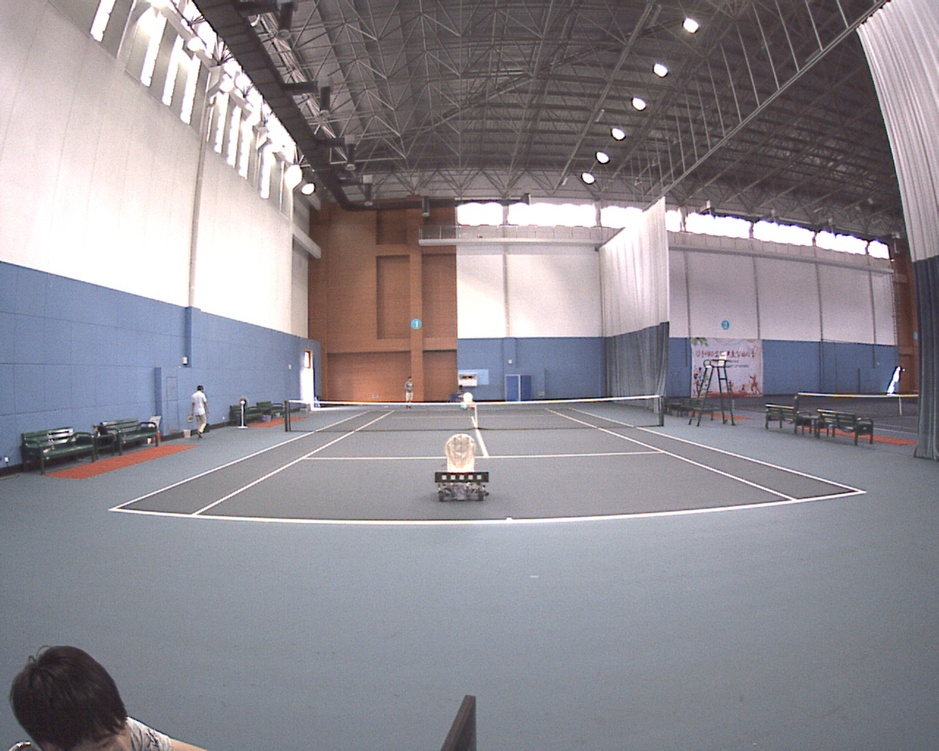
//> input picture SLIC-Superpixels/000700.jpg, 939 x 751 px, shrunk from 1280 x 1024 before the run
$ ./test_slic 000700.jpg 3 3 000738.jpg   (built with g++ and OpenCV 4)
//> lines starting //> are read from the running program, lines starting //| are printed output that depends on the picture; after the words box and inside, x2 and y2 are one past the last pixel; in counts of white or black regions, pixels touching at a corner belong together
### SLIC-Superpixels/slic.h
#ifndef SLIC_H
#define SLIC_H

/* slic.h.
 *
 * Written by: Pascal Mettes.
 *
 * This file contains the class elements of the class Slic. This class is an
 * implementation of the SLIC Superpixel algorithm by Achanta et al. [PAMI'12,
 * vol. 34, num. 11, pp. 2274-2282].
 *
 * This implementation is created for the specific purpose of creating
 * over-segmentations in an OpenCV-based environment.
 */

#include <opencv/cv.h>
#include <opencv/highgui.h>
#include <stdio.h>
#include <math.h>
#include <vector>
#include <float.h>
using namespace std;

/* 2d matrices are handled by 2d vectors. */
#define vec2dd vector<vector<double> >
#define vec2di vector<vector<int> >
#define vec2db vector<vector<bool> >
/* The number of iterations run by the clustering algorithm. */
#define NR_ITERATIONS 10

/*
 * class Slic.
 *
 * In this class, an over-segmentation is created of an image, provided by the
 * step-size (distance between initial cluster locations) and the colour
 * distance parameter.
 */
class Slic {
    private:
        /* The cluster assignments and distance values for each pixel. */
        vec2di clusters;
        vec2dd distances;

        /* The LAB and xy values of the centers. */
        vec2dd centers;
        /* The number of occurences of each center. */
        vector<int> center_counts;

        /* The step size per cluster, and the colour (nc) and distance (ns)
         * parameters. */
        int step, nc, ns;

        /* Compute the distance between a center and an individual pixel. */
        double compute_dist(int ci, CvPoint pixel, CvScalar colour);
        /* Find the pixel with the lowest gradient in a 3x3 surrounding. */
        CvPoint find_local_minimum(IplImage *image, CvPoint center);

        /* Remove and initialize the 2d vectors. */
        void clear_data();
        void init_data(IplImage *image);

    public:
        /* Class constructors and deconstructors. */
        Slic();
        ~Slic();
        vec2dd GetCenters() {return centers;};
        /* Generate an over-segmentation for an image. */
        void generate_superpixels(IplImage *image, int step, int nc);
        /* Enforce connectivity for an image. */
        void create_connectivity(IplImage *image);

        /* Draw functions. Resp. displayal of the centers and the contours. */
        void display_center_grid(IplImage *image, CvScalar colour);
        void display_contours(IplImage *image, CvScalar colour);
        void colour_with_cluster_means(IplImage *image);
};

#endif

### SLIC-Superpixels/slic.cpp
#include "slic.h"

/*
 * Constructor. Nothing is done here.
 */
Slic::Slic() {

}

/*
 * Destructor. Clear any present data.
 */
Slic::~Slic() {
    clear_data();
}

/*
 * Clear the data as saved by the algorithm.
 *
 * Input : -
 * Output: -
 */
void Slic::clear_data() {
    clusters.clear();
    distances.clear();
    centers.clear();
    center_counts.clear();
}

/*
 * Initialize the cluster centers and initial values of the pixel-wise cluster
 * assignment and distance values.
 *
 * Input : The image (IplImage*).
 * Output: -
 */
void Slic::init_data(IplImage *image) {
    /* Initialize the cluster and distance matrices. */
    for (int i = 0; i < image->width; i++) {
        vector<int> cr;
        vector<double> dr;
        for (int j = 0; j < image->height; j++) {
            cr.push_back(-1);
            dr.push_back(FLT_MAX);
        }
        clusters.push_back(cr);
        distances.push_back(dr);
    }

    /* Initialize the centers and counters. */
    for (int i = step; i < image->width - step/2; i += step) {
        for (int j = step; j < image->height - step/2; j += step) {
            vector<double> center;
            /* Find the local minimum (gradient-wise). */
            CvPoint nc = find_local_minimum(image, cvPoint(i,j));
            CvScalar colour = cvGet2D(image, nc.y, nc.x);

            /* Generate the center vector. */
            center.push_back(colour.val[0]);
            center.push_back(colour.val[1]);
            center.push_back(colour.val[2]);
            center.push_back(nc.x);
            center.push_back(nc.y);

            /* Append to vector of centers. */
            centers.push_back(center);
            center_counts.push_back(0);
        }
    }
}

/*
 * Compute the distance between a cluster center and an individual pixel.
 *
 * Input : The cluster index (int), the pixel (CvPoint), and the Lab values of
 *         the pixel (CvScalar).
 * Output: The distance (double).
 */
double Slic::compute_dist(int ci, CvPoint pixel, CvScalar colour) {
    double dc = sqrt(pow(centers[ci][0] - colour.val[0], 2) + pow(centers[ci][1]
            - colour.val[1], 2) + pow(centers[ci][2] - colour.val[2], 2));
    double ds = sqrt(pow(centers[ci][3] - pixel.x, 2) + pow(centers[ci][4] - pixel.y, 2));

    return sqrt(pow(dc / nc, 2) + pow(ds / ns, 2));

    //double w = 1.0 / (pow(ns / nc, 2));
    //return sqrt(dc) + sqrt(ds * w);
}

/*
 * Find a local gradient minimum of a pixel in a 3x3 neighbourhood. This
 * method is called upon initialization of the cluster centers.
 *
 * Input : The image (IplImage*) and the pixel center (CvPoint).
 * Output: The local gradient minimum (CvPoint).
 */
CvPoint Slic::find_local_minimum(IplImage *image, CvPoint center) {
    double min_grad = FLT_MAX;
    CvPoint loc_min = cvPoint(center.x, center.y);

    for (int i = center.x-1; i < center.x+2; i++) {
        for (int j = center.y-1; j < center.y+2; j++) {
            CvScalar c1 = cvGet2D(image, j+1, i);
            CvScalar c2 = cvGet2D(image, j, i+1);
            CvScalar c3 = cvGet2D(image, j, i);
            /* Convert colour values to grayscale values. */
            double i1 = c1.val[0];
            double i2 = c2.val[0];
            double i3 = c3.val[0];
            /*double i1 = c1.val[0] * 0.11 + c1.val[1] * 0.59 + c1.val[2] * 0.3;
            double i2 = c2.val[0] * 0.11 + c2.val[1] * 0.59 + c2.val[2] * 0.3;
            double i3 = c3.val[0] * 0.11 + c3.val[1] * 0.59 + c3.val[2] * 0.3;*/

            /* Compute horizontal and vertical gradients and keep track of the
               minimum. */
            if (sqrt(pow(i1 - i3, 2)) + sqrt(pow(i2 - i3,2)) < min_grad) {
                min_grad = fabs(i1 - i3) + fabs(i2 - i3);
                loc_min.x = i;
                loc_min.y = j;
            }
        }
    }

    return loc_min;
}

/*
 * Compute the over-segmentation based on the step-size and relative weighting
 * of the pixel and colour values.
 *
 * Input : The Lab image (IplImage*), the stepsize (int), and the weight (int).
 * Output: -
 */
void Slic::generate_superpixels(IplImage *image, int step, int nc) {
    this->step = step;
    this->nc = nc;
    this->ns = step;

    /* Clear previous data (if any), and re-initialize it. */
    clear_data();
    init_data(image);

    /* Run EM for 10 iterations (as prescribed by the algorithm). */
    for (int i = 0; i < NR_ITERATIONS; i++) {
        /* Reset distance values. */
        for (int j = 0; j < image->width; j++) {
            for (int k = 0;k < image->height; k++) {
                distances[j][k] = FLT_MAX;
            }
        }

        for (int j = 0; j < (int) centers.size(); j++) {
            /* Only compare to pixels in a 2 x step by 2 x step region. */
            for (int k = centers[j][3] - step; k < centers[j][3] + step; k++) {
                for (int l = centers[j][4] - step; l < centers[j][4] + step; l++) {

                    if (k >= 0 && k < image->width && l >= 0 && l < image->height) {
                        CvScalar colour = cvGet2D(image, l, k);
                        double d = compute_dist(j, cvPoint(k,l), colour);

                        /* Update cluster allocation if the cluster minimizes the
                           distance. */
                        if (d < distances[k][l]) {
                            distances[k][l] = d;
                            clusters[k][l] = j;
                        }
                    }
                }
            }
        }

        /* Clear the center values. */
        for (int j = 0; j < (int) centers.size(); j++) {
            centers[j][0] = centers[j][1] = centers[j][2] = centers[j][3] = centers[j][4] = 0;
            center_counts[j] = 0;
        }

        /* Compute the new cluster centers. */
        for (int j = 0; j < image->width; j++) {
            for (int k = 0; k < image->height; k++) {
                int c_id = clusters[j][k];

                if (c_id != -1) {
                    CvScalar colour = cvGet2D(image, k, j);

                    centers[c_id][0] += colour.val[0];
                    centers[c_id][1] += colour.val[1];
                    centers[c_id][2] += colour.val[2];
                    centers[c_id][3] += j;
                    centers[c_id][4] += k;

                    center_counts[c_id] += 1;
                }
            }
        }

        /* Normalize the clusters. */
        for (int j = 0; j < (int) centers.size(); j++) {
            centers[j][0] /= center_counts[j];
            centers[j][1] /= center_counts[j];
            centers[j][2] /= center_counts[j];
            centers[j][3] /= center_counts[j];
            centers[j][4] /= center_counts[j];
        }
    }
}

/*
 * Enforce connectivity of the superpixels. This part is not actively discussed
 * in the paper, but forms an active part of the implementation of the authors
 * of the paper.
 *
 * Input : The image (IplImage*).
 * Output: -
 */
void Slic::create_connectivity(IplImage *image) {
    int label = 0, adjlabel = 0;
    const int lims = (image->width * image->height) / ((int)centers.size());

    const int dx4[4] = {-1,  0,  1,  0};
	const int dy4[4] = { 0, -1,  0,  1};

    /* Initialize the new cluster matrix. */
    vec2di new_clusters;
    for (int i = 0; i < image->width; i++) {
        vector<int> nc;
        for (int j = 0; j < image->height; j++) {
            nc.push_back(-1);
        }
        new_clusters.push_back(nc);
    }

    for (int i = 0; i < image->width; i++) {
        for (int j = 0; j < image->height; j++) {
            if (new_clusters[i][j] == -1) {
                vector<CvPoint> elements;
                elements.push_back(cvPoint(i, j));

                /* Find an adjacent label, for possible use later. */
                for (int k = 0; k < 4; k++) {
                    int x = elements[0].x + dx4[k], y = elements[0].y + dy4[k];

                    if (x >= 0 && x < image->width && y >= 0 && y < image->height) {
                        if (new_clusters[x][y] >= 0) {
                            adjlabel = new_clusters[x][y];
                        }
                    }
                }

                int count = 1;
                for (int c = 0; c < count; c++) {
                    for (int k = 0; k < 4; k++) {
                        int x = elements[c].x + dx4[k], y = elements[c].y + dy4[k];

                        if (x >= 0 && x < image->width && y >= 0 && y < image->height) {
                            if (new_clusters[x][y] == -1 && clusters[i][j] == clusters[x][y]) {
                                elements.push_back(cvPoint(x, y));
                                new_clusters[x][y] = label;
                                count += 1;
                            }
                        }
                    }
                }

                /* Use the earlier found adjacent label if a segment size is
                   smaller than a limit. */
                if (count <= lims >> 4) {
                    for (int c = 0; c < count; c++) {
                        new_clusters[elements[c].x][elements[c].y] = adjlabel;
                    }
                    label -= 1;
                }
                label += 1;
            }
        }
    }
}

/*
 * Display the cluster centers.
 *
 * Input : The image to display upon (IplImage*) and the colour (CvScalar).
 * Output: -
 */
void Slic::display_center_grid(IplImage *image, CvScalar colour) {
    for (int i = 0; i < (int) centers.size(); i++) {
        cvCircle(image, cvPoint(centers[i][3], centers[i][4]), 0, colour, 0);
    }
}

/*
 * Display a single pixel wide contour around the clusters.
 *
 * Input : The target image (IplImage*) and contour colour (CvScalar).
 * Output: -
 */
void Slic::display_contours(IplImage *image, CvScalar colour) {
    const int dx8[8] = {-1, -1,  0,  1, 1, 1, 0, -1};
	const int dy8[8] = { 0, -1, -1, -1, 0, 1, 1,  1};

	/* Initialize the contour vector and the matrix detailing whether a pixel
	 * is already taken to be a contour. */
	vector<CvPoint> contours;
	vec2db istaken;
	for (int i = 0; i < image->width; i++) {
        vector<bool> nb;
        for (int j = 0; j < image->height; j++) {
            nb.push_back(false);
        }
        istaken.push_back(nb);
    }

    /* Go through all the pixels. */
    for (int i = 0; i < image->width; i++) {
        for (int j = 0; j < image->height; j++) {
            int nr_p = 0;

            /* Compare the pixel to its 8 neighbours. */
            for (int k = 0; k < 8; k++) {
                int x = i + dx8[k], y = j + dy8[k];

                if (x >= 0 && x < image->width && y >= 0 && y < image->height) {
                    if (istaken[x][y] == false && clusters[i][j] != clusters[x][y]) {
                        nr_p += 1;
                    }
                }
            }

            /* Add the pixel to the contour list if desired. */
            if (nr_p >= 2) {
                contours.push_back(cvPoint(i,j));
                istaken[i][j] = true;
            }
        }
    }

    /* Draw the contour pixels. */
    for (int i = 0; i < (int)contours.size(); i++) {
        cvSet2D(image, contours[i].y, contours[i].x, colour);
    }
}

/*
 * Give the pixels of each cluster the same colour values. The specified colour
 * is the mean RGB colour per cluster.
 *
 * Input : The target image (IplImage*).
 * Output: -
 */
void Slic::colour_with_cluster_means(IplImage *image) {
    vector<CvScalar> colours(centers.size());

    /* Gather the colour values per cluster. */
    for (int i = 0; i < image->width; i++) {
        for (int j = 0; j < image->height; j++) {
            int index = clusters[i][j];
            CvScalar colour = cvGet2D(image, j, i);

            colours[index].val[0] += colour.val[0];
            colours[index].val[1] += colour.val[1];
            colours[index].val[2] += colour.val[2];
        }
    }

    /* Divide by the number of pixels per cluster to get the mean colour. */
    for (int i = 0; i < (int)colours.size(); i++) {
        colours[i].val[0] /= center_counts[i];
        colours[i].val[1] /= center_counts[i];
        colours[i].val[2] /= center_counts[i];
    }

    /* Fill in. */
    for (int i = 0; i < image->width; i++) {
        for (int j = 0; j < image->height; j++) {
            CvScalar ncolour = colours[clusters[i][j]];
            cvSet2D(image, j, i, ncolour);
        }
    }
}

### SLIC-Superpixels/test_slic.cpp
/*
 * test_slic.cpp.
 *
 * Written by: Pascal Mettes.
 *
 * This file creates an over-segmentation of a provided image based on the SLIC
 * superpixel algorithm, as implemented in slic.h and slic.cpp.
 */

#include <opencv/cv.h>
#include <opencv/highgui.h>
#include <stdio.h>
#include <math.h>
#include <vector>
#include <float.h>
using namespace std;

#include "slic.h"

// [23 lines left out: functions cmp2, cmp, not called in this run]

int main(int argc, char *argv[]) {
	/* Load the image and convert to Lab colour space. */

	vector<string> files;
	cv::glob(argv[1], files);
	cout<<"args 4 = "<<argv[4]<<endl;
	if(sizeof(argv[4]) != 0)
		sort(files.begin(), files.end(), cmp2);
	else sort(files.begin(), files.end(), cmp);
	for (int i = 0; i < files.size(); i++)
	{
		cout<<"file name = "<<files[i]<<endl;
		IplImage *image = cvLoadImage(files[i].c_str(), 1);
//> image is the input picture: 751 rows x 939 cols, CV_8UC3; mean B, G, R 145.8, 139, 143.3
		cv::Mat src(image, true);
		IplImage *lab_image = cvCloneImage(image);
		cvCvtColor(image, lab_image, CV_BGR2Lab);
//> lab_image: 751 rows x 939 cols, CV_8UC3; mean of channels 0, 1, 2 147.6, 131.2, 125.1

		/* Yield the number of superpixels and weight-factors from the user. */
		int w = image->width, h = image->height;
//		int nr_superpixels = atoi(argv[2]);
		int step = atoi(argv[2]);
		int nc = atoi(argv[3]);

//		double step = sqrt((w * h) / (double) nr_superpixels);
		int nr_superpixels = (w * h) * 1.0 / (step * step);

		/* Perform the SLIC superpixel algorithm. */
		Slic slic;
		slic.generate_superpixels(lab_image, step, nc);
//> after the loop in init_data, `for (int i = step; i < image->width - step/2; i += step)`: centers = 77688 items
		slic.create_connectivity(lab_image);
//> in create_connectivity, `const int lims = (image->width * image->height) / ((int)centers.size());`: lims = 9
//> the loop in create_connectivity, `for (int i = 0; i < image->width; i++)` made 939 passes
//> (adjlabel, label) on passes 1 to 3: (247, 249), (223, 276), (338, 340)
//> after the loop in create_connectivity, `for (int i = 0; i < image->width; i++)`: adjlabel = 144870; label = 145187
		slic.colour_with_cluster_means(image);
//> after the loop in colour_with_cluster_means, `for (int i = 0; i < image->width; i++)`: colours = 77688 items
		std::cout << "centers size = " << slic.GetCenters().size() << std::endl;
//| centers size = 77688

		/* Display the contours and show the result. */
		slic.display_contours(image, CV_RGB(255, 0, 0));
//> after the loop in display_contours, `for (int i = 0; i < (int)contours.size(); i++)`:
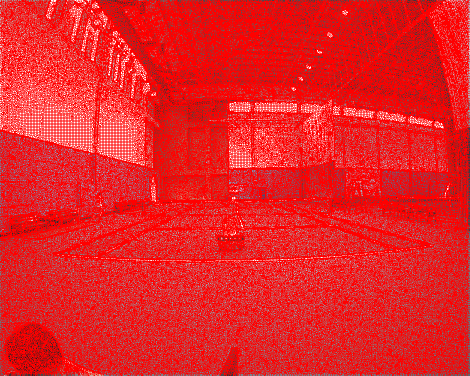
//> image: 751 rows x 939 cols, CV_8UC3 (shown at 1/2 size); mean B, G, R 38, 36.3, 228.3
		slic.display_center_grid(image, CV_RGB(0, 255, 0));
//> after the loop in display_center_grid, `for (int i = 0; i < (int) centers.size(); i++)`:
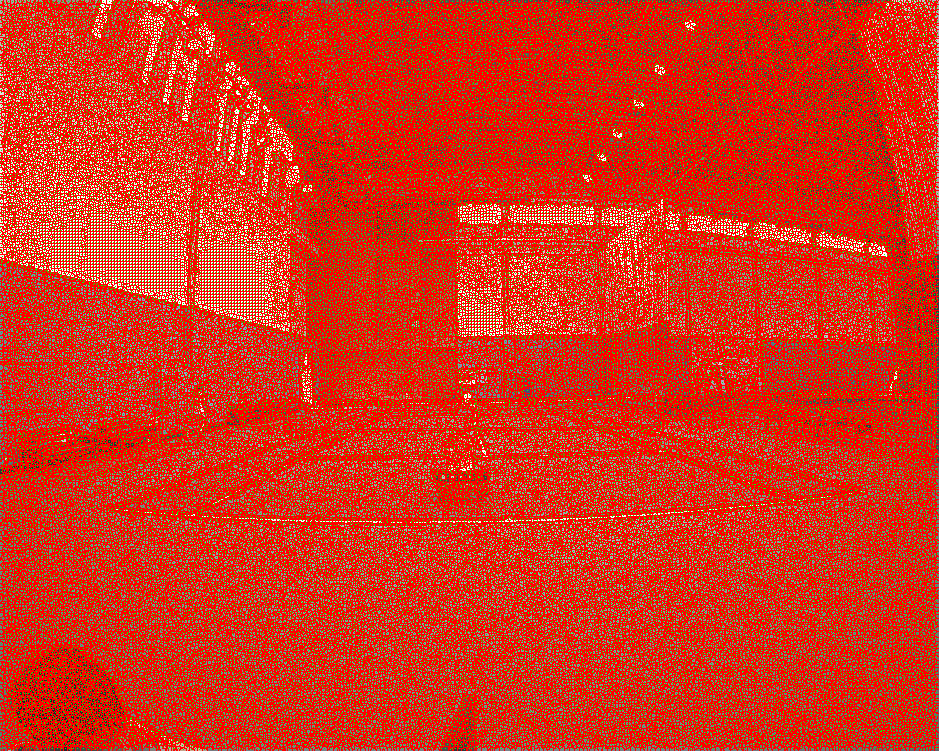
//> image: 751 rows x 939 cols, CV_8UC3; 10.88% of pixels changed, all inside (x1, y1, x2, y2) = (0, 0, 938, 750)
		cvNamedWindow("result", CV_GUI_EXPANDED);
		cvShowImage("result", image);
		cvWaitKey(0);
	}
	return 0;
	//cvSaveImage(argv[4], image);
}

$ run again, on SLIC-Superpixels/000740.jpg
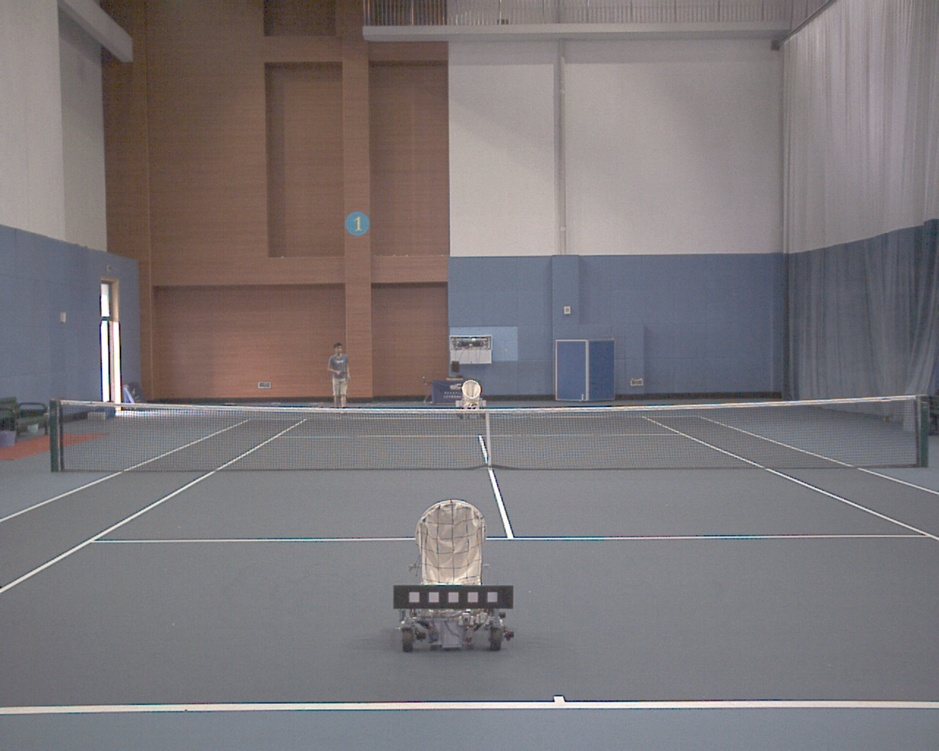
//> input picture SLIC-Superpixels/000740.jpg, 939 x 751 px, shrunk from 1280 x 1024 before the run
//> image is the input picture: 751 rows x 939 cols, CV_8UC3; mean B, G, R 121.1, 118.5, 123.8
//> lab_image: 751 rows x 939 cols, CV_8UC3; mean of channels 0, 1, 2 128.2, 130.8, 127.5
//> after the loop in init_data, `for (int i = step; i < image->width - step/2; i += step)`: centers = 77688 items
//> lims = 9
//> the loop in create_connectivity, `for (int i = 0; i < image->width; i++)` made 939 passes
//> (adjlabel, label) on passes 1 to 3: (235, 237), (233, 260), (234, 308)
//> after the loop in create_connectivity, `for (int i = 0; i < image->width; i++)`: adjlabel = 111331; label = 111388
//> after the loop in colour_with_cluster_means, `for (int i = 0; i < image->width; i++)`: colours = 77688 items
//| centers size = 77688
//> after the loop in display_contours, `for (int i = 0; i < (int)contours.size(); i++)`:
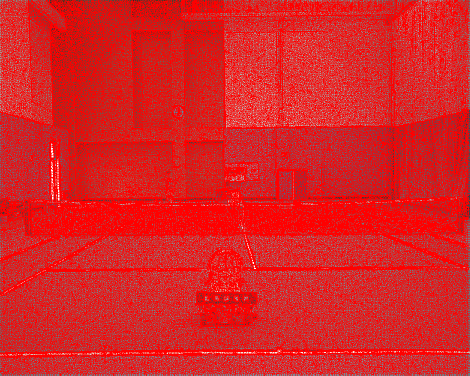
//> image: 751 rows x 939 cols, CV_8UC3 (shown at 1/2 size); mean B, G, R 37, 36.2, 215.2
//> after the loop in display_center_grid, `for (int i = 0; i < (int) centers.size(); i++)`:
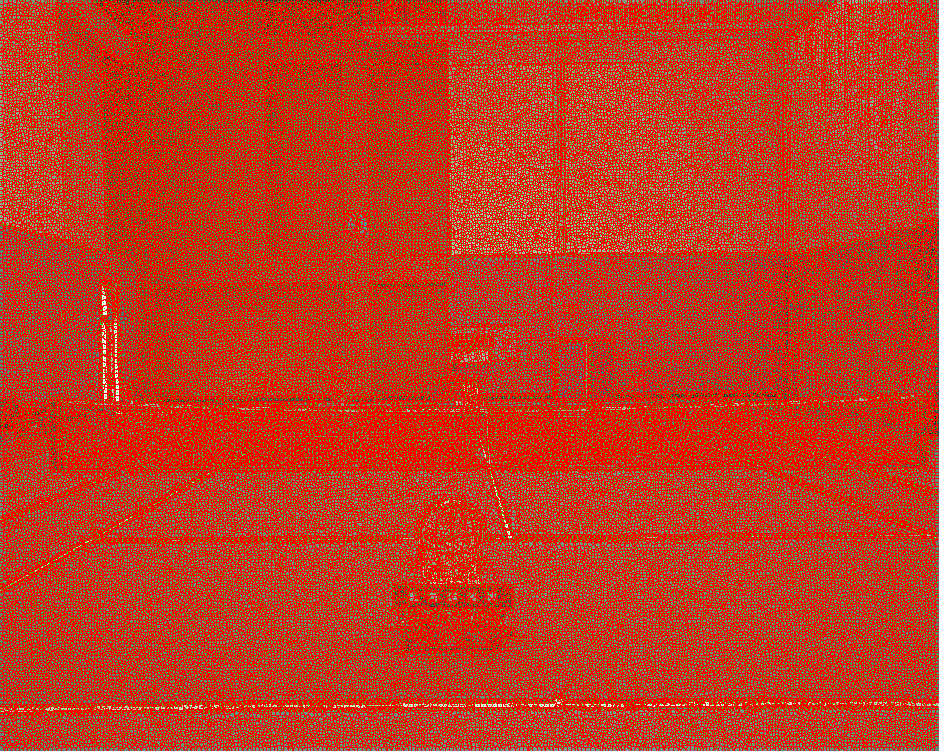
//> image: 751 rows x 939 cols, CV_8UC3; 10.92% of pixels changed, all inside (x1, y1, x2, y2) = (0, 0, 938, 750)
